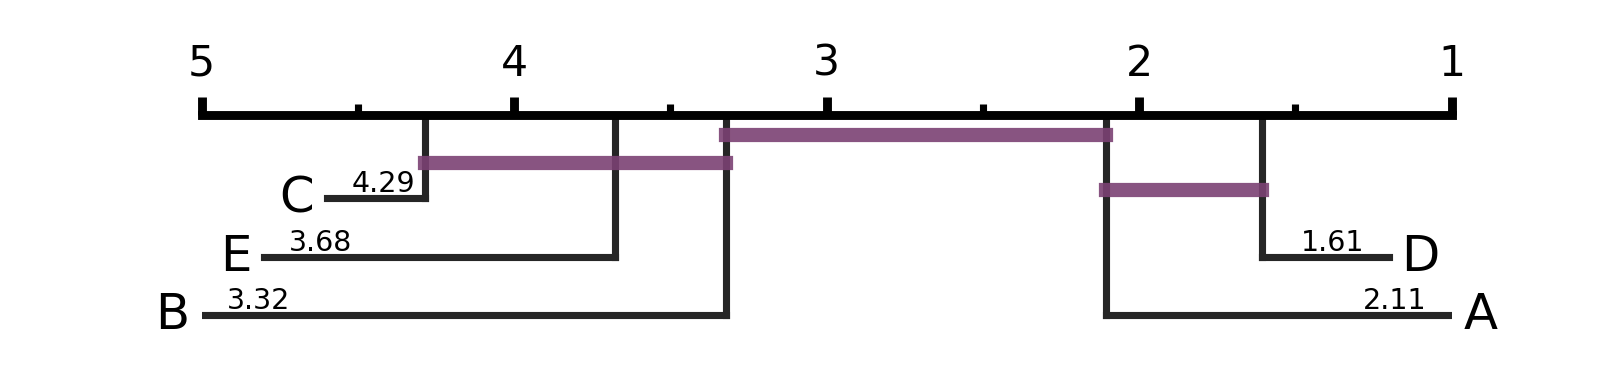

Here is the Python script that generated this plot:
import numpy as np
import matplotlib.pyplot as plt

from classic import critical_difference_diagram

accuracy = np.array([
    [60, 81, 62, 19, 93, 54, 53, 41, 21, 97, 32, 82, 38, 75],
    [33, 68, 43, 23, 90, 43, 32, 20, 22, 86, 21, 82, 41, 73],
    [25, 64, 40, 10, 85, 39, 31, 19, 18, 90, 23, 78, 43, 71],
    [64, 84, 60, 26, 95, 60, 36, 37, 19, 95, 44, 84, 41, 84],
    [37, 68, 47, 18, 88, 37, 27, 25, 24, 79, 25, 83, 36, 64],
]) / 100.0

fig, ax = critical_difference_diagram(
    accuracy,
    labels=["A", "B", "C", "D", "E"],
)

plt.savefig("cd_example.png", dpi=256)
plt.show()
